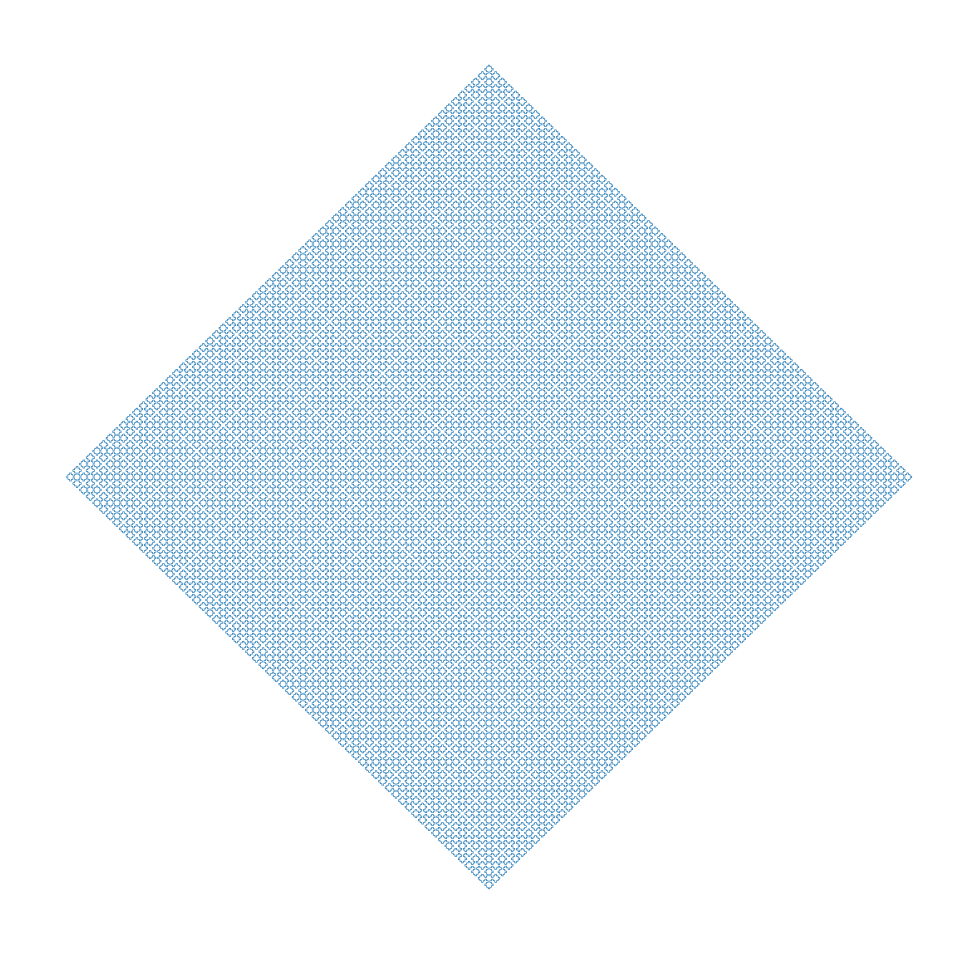
#> input picture images/another_sierpinski_curve.png, 4889 x 4770 px (shown at 1/5 size); its folder holds only this picture in this run
$ python reduce_size.py   (older library calls are emulated)
#> lines starting #> are read from the running program, lines starting #| are printed output that depends on the picture
import os
from PIL import Image

width = 512
path = "../images/"
images = os.listdir(path)  # original images in images dir

for infile in images:
    outfile = infile[:-4] + ".jpeg"
    try:
        png = Image.open(path+infile)
#> png is the input picture: PIL image 4889x4770 RGBA; mean R, G, B, A 225.8, 237.3, 245.2, 25.5
        # png = png.convert('RGB', png.size, (0, 0, 0))
        im = Image.new("RGB", png.size, (0, 0, 0))
#> im: PIL image 4889x4770 RGB; every value is 0
        im.paste(png, mask=png.split()[3])
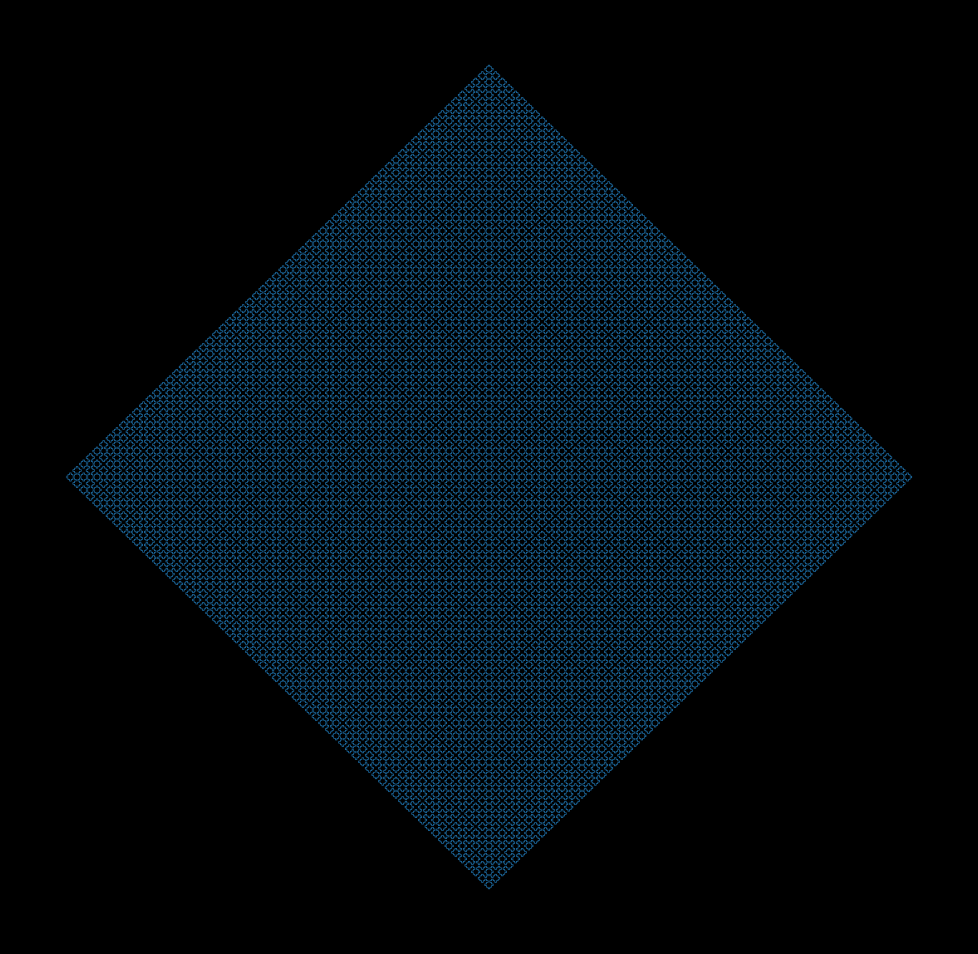
#> im: PIL image 4889x4770 RGB (shown at 1/5 size); mean R, G, B 3.1, 11.9, 18
        ratio = width/im.size[0]
#> ratio = 0.105
        size = (im.size[0]*ratio//1, im.size[1]*ratio//1)
#> size = (512, 499)
        im.thumbnail(size, Image.ANTIALIAS)
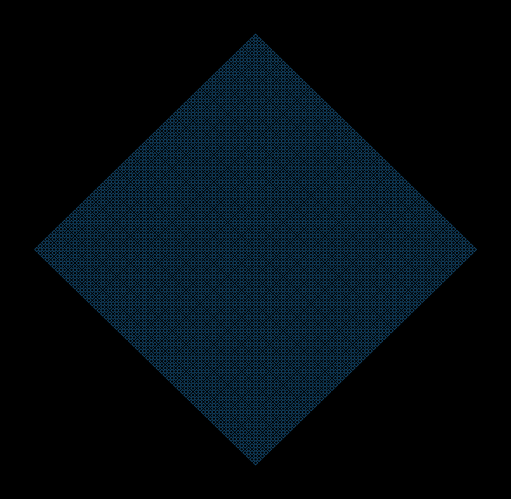
#> im: PIL image 511x499 RGB; mean R, G, B 3.3, 12.6, 19
        im.save(outfile, "JPEG", quality=95, optimize=True)
        print("saved image", outfile)
    except IOError:
        print("cannot create thumbnail for '%s'" % infile)

$ run again, on images/dragon_curve.png
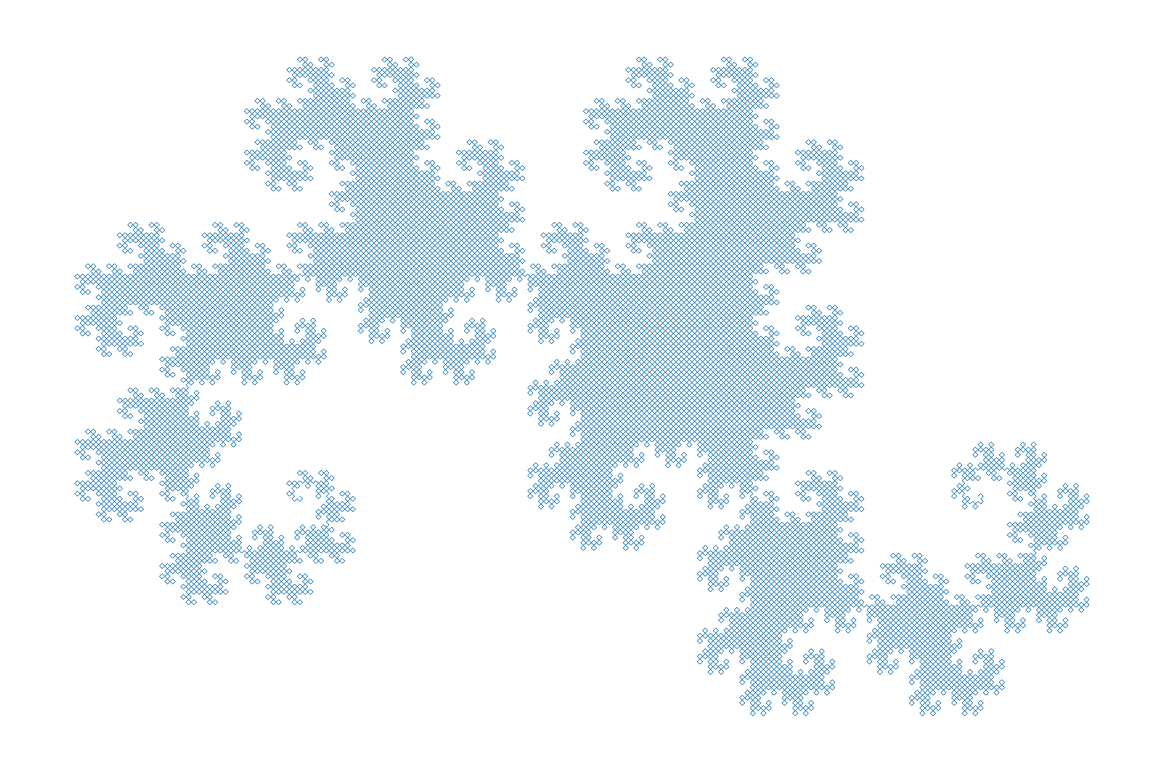
#> input picture images/dragon_curve.png, 5820 x 3864 px (shown at 1/5 size)
#> png is the input picture: PIL image 5820x3864 RGBA; mean R, G, B, A 229.6, 239.6, 246.5, 21.2
#> `im.paste(png, mask=png.split()[3])`:
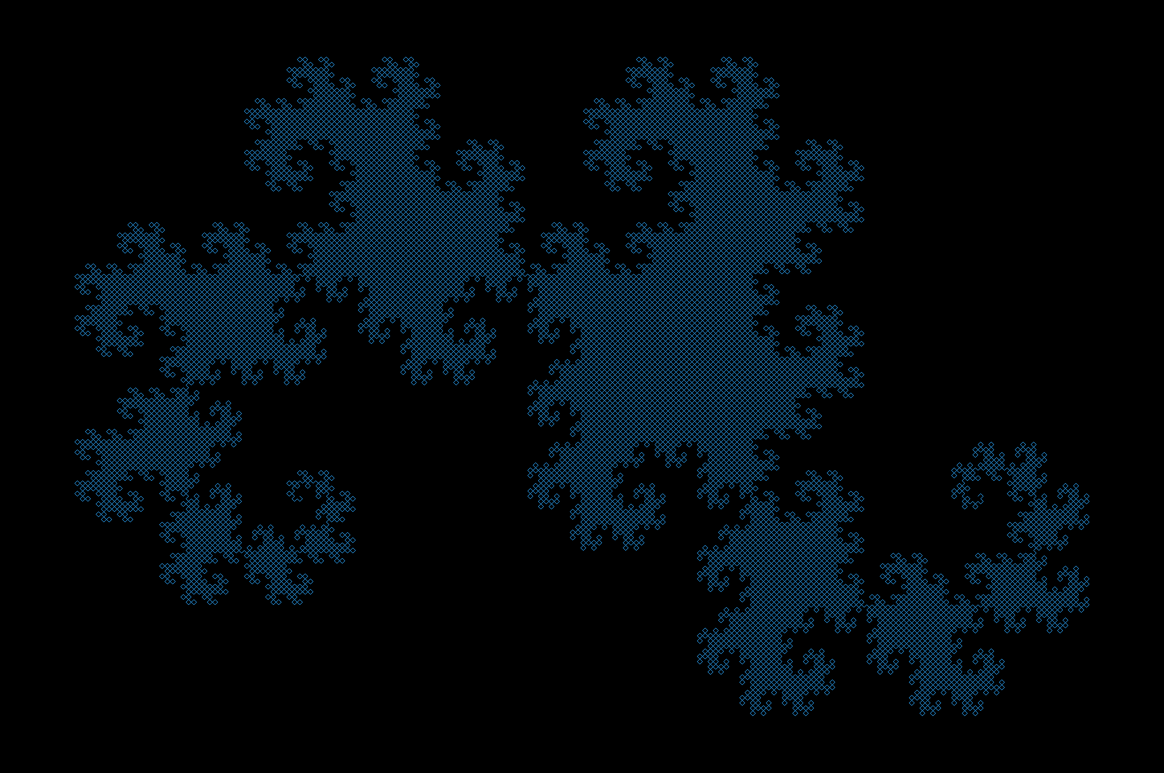
#> im: PIL image 5820x3864 RGB (shown at 1/5 size); mean R, G, B 2.6, 9.9, 15
#> `im.thumbnail(size, Image.ANTIALIAS)`:
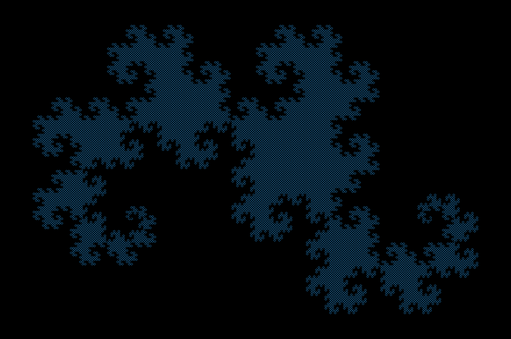
#> im: PIL image 511x339 RGB; mean R, G, B 2.6, 10.1, 15.3

$ run again, on images/euler_spiral.png
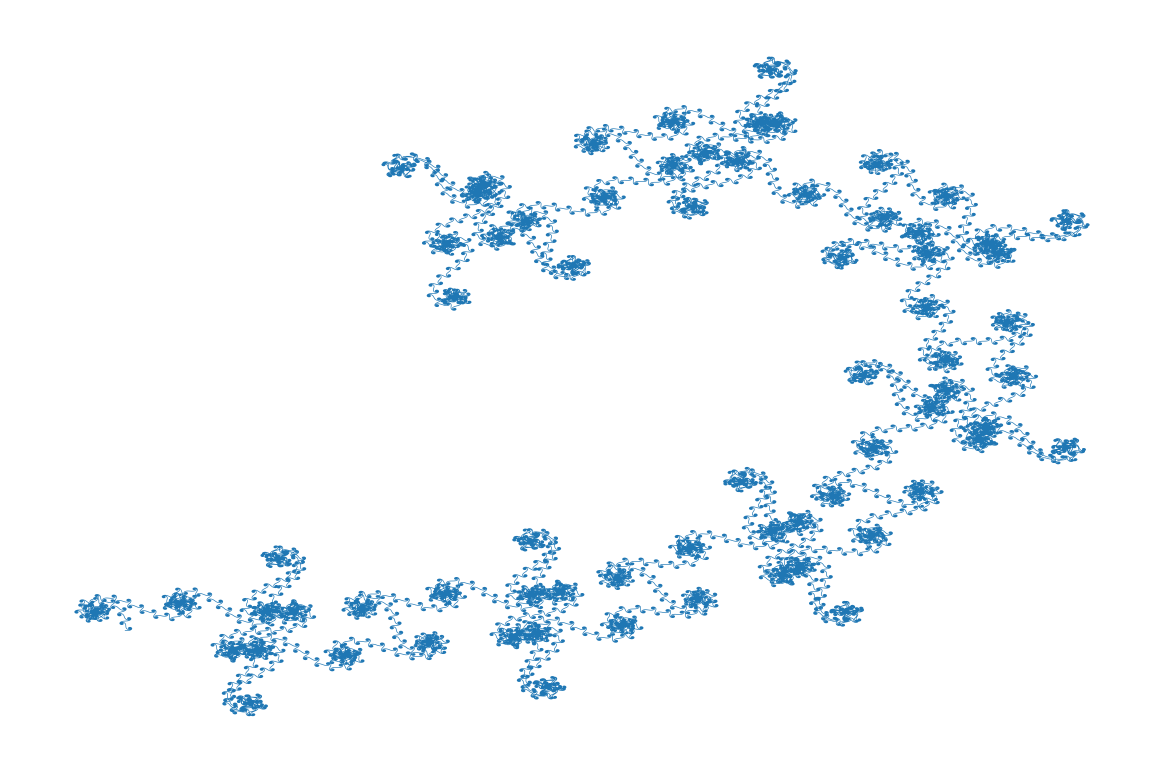
#> input picture images/euler_spiral.png, 5820 x 3864 px (shown at 1/5 size)
#> png is the input picture: PIL image 5820x3864 RGBA; mean R, G, B, A 242.2, 247.2, 250.7, 12.8
#> `im.paste(png, mask=png.split()[3])`:
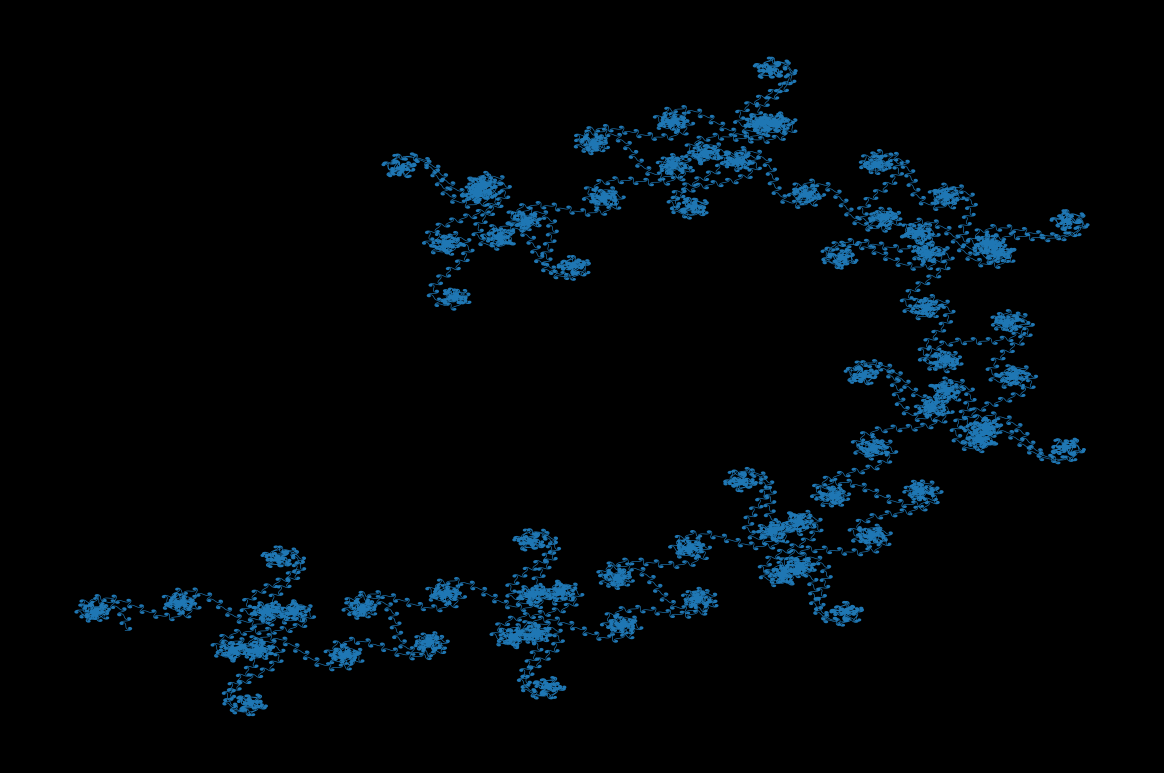
#> im: PIL image 5820x3864 RGB (shown at 1/5 size); mean R, G, B 1.6, 6, 9
#> `im.thumbnail(size, Image.ANTIALIAS)`:
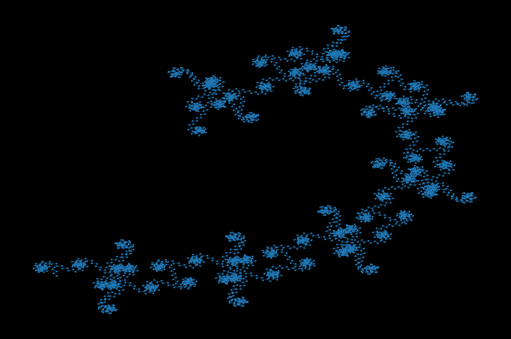
#> im: PIL image 511x339 RGB; mean R, G, B 1.6, 6.1, 9.3
